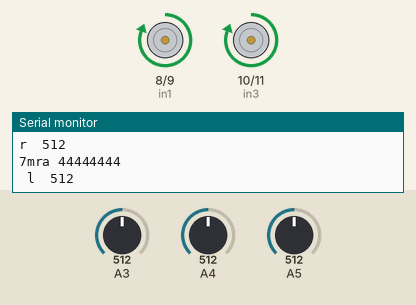
Bench run of a sketch on a simulated Arduino Uno, built with avr-gcc and run on an emulated ATmega328P. Parts: motor-driver pin pairs drawn as motors (green arrow = first pin HIGH = forward, orange = second pin HIGH = backward, longer = more drive), the last lines printed to the serial monitor. The test bench sets the inputs (shaded band); at power-on: A4 = 512, A3 = 512, A5 = 512.

Above: at 1.2 s.
1.3 s: A4 set to 714
4.3 s: A4 set to 738
At 5.1 s:
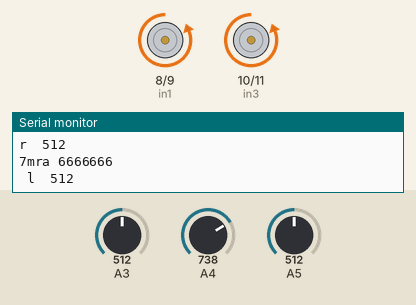
5.8 s: A3 set to 319
7.3 s: A3 set to 290
At 7.9 s:
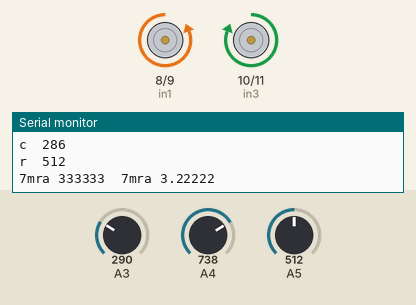
8.8 s: A5 set to 309
10.3 s: A5 set to 293
At 10.7 s:
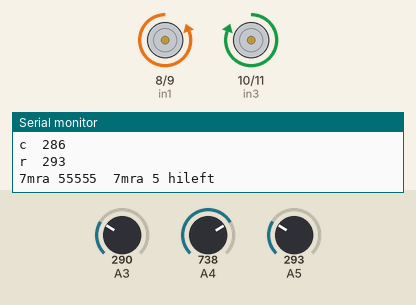
Timing chart, 0 to 12.9 s (numbered marks = the images above; inputs shaded):
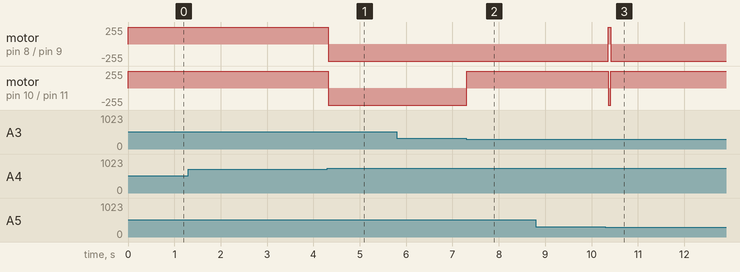

The sketch:

ISA2.ino
```cpp
#define in1 8
#define in2 9
#define in3 10
#define in4 11
int i=0; //counter
int m=0; //counter
int r=A5, c=A4, l=A3 ;
int led = 13;
int S1=5 , S2=3; //Capital S
//int ref=500;
int j=1;  //switcher
void setup() {
Serial.begin(9600);
pinMode(A3,INPUT);
pinMode(A4,INPUT);
pinMode(A5,INPUT);
pinMode(in1, OUTPUT);
pinMode(in2, OUTPUT);
pinMode(in3, OUTPUT);
pinMode(in4, OUTPUT);}
void loop () {
   Serial.print("\n");
   Serial.print(" l  ");
    Serial.println(analogRead(A3));
  Serial.print("c  ");
  Serial.println(1024-analogRead(A4));
  Serial.print("r  ");
  Serial.println(analogRead(A5));
  r=analogRead(A5);
  c=1024-analogRead(A4);
  l=analogRead(A3) ;


  line ();


  }


 void forward ()
  {

  digitalWrite(in1, HIGH);
  digitalWrite(in2, LOW);
  digitalWrite(in3, HIGH);
  digitalWrite(in4, LOW);}
      void back ()
  {

  digitalWrite(in1, LOW);
  digitalWrite(in2,HIGH);
  digitalWrite(in3, LOW);
  digitalWrite(in4, HIGH);}
     void right ()
  {

 digitalWrite(in1, HIGH);
 digitalWrite(in2, LOW);
 digitalWrite(in3, LOW);
 digitalWrite(in4, HIGH);}


      void left ()
 {

  digitalWrite(in1, LOW);
  digitalWrite(in2, HIGH);
  digitalWrite(in3, HIGH);
  digitalWrite(in4, LOW);}


      void Stop ()                //care to 's' char in stop ----> capital
{
  digitalWrite(in1, LOW);
  digitalWrite(in2, LOW);
  digitalWrite(in3, LOW);
  digitalWrite(in4, LOW);}
     void right2 ()

 {
 analogWrite(S1,100);

 digitalWrite(in1, HIGH);
 digitalWrite(in2, LOW);
 digitalWrite(in3, LOW);
 digitalWrite(in4, LOW);}
    void left2 ()
 {
  analogWrite(S2,100);
  digitalWrite(in1, LOW);
  digitalWrite(in2, LOW);
  digitalWrite(in3, HIGH);
  digitalWrite(in4, LOW);}

    void left3 ()
 {
  analogWrite(S2,100);
  analogWrite(S1,80);
  digitalWrite(in1, LOW);
  digitalWrite(in2, HIGH);
  digitalWrite(in3, HIGH);
  digitalWrite(in4, LOW);}
 void line ()
 { if (c>300 &&r<=300 &&l<=300 ||c>300 &&l<=300 &&r>300 || c>300 &&r<=300 &&l>300 )
  {while (c>300 &&r<=300 &&l<=300)
   {

    forward ();
    Serial.print("7mra 1 11111 ");
    break;
    }}
       else if (c<=300 &&r<=300 &&l>300)
       {while (c<=300 &&r<=300 &&l>300)
        {
           Serial.print("7mra 222222  ");
          j=1;
         /*  if (c<=300)
           { while (c<=300)
             { Serial.print("7mra 2.111111  ");
              forward();
             break;}} */
              if (l>300 &&c<=300)
           {  while (l>300 &&c<=300)
             { Serial.print("7mra 2.....222222  ");
              right ();
             break;
              }}


               break;}}
              else if (c<=300 &&l<=300 &&r>300)
               {while  (c<=300 &&l<=300 &&r>300)
               {
          j=2;
          Serial.print("7mra 333333  ");
        /*  if (c<=300)
            {while (c<=300)
             {Serial.print("7mra 3.1111  ");
              forward();
             break;}} */
             if (r>300&&c<=300)
            { while (r>300 &&c<=300)
             {
              Serial.print("7mra 3.22222  ");
              left ();
             break;
              }}

              break;}}
          else  if (c>300 &&r>300 &&l>300)
               {while(c>300 &&r>300 &&l>300)


      {
            if (r>300 &&l>300)
            { while (r>300 &&l>300)
              {forward ();
              break;}}
               Serial.print("7mra 44444444  ");

            break;}
               }

      else  if (c<=300 &&r<=300 &&l<=300)
            { while (c<=300 &&r<=300 &&l<=300)
             {

           Serial.print("7mra 55555  ");
           if (m<45)
          { for (m=0;m<45 &&l<=300;m++)
          { if (l<=300&&j==1)
           {while (l<=300)
          { left ();
           Serial.print("7mra 5 hileft  ");
          break;}}break;}}
          else {
            if (l<=300&&j==1&&m>=45 && m<=135)
           {while (l<=300)
          { right ();
           Serial.print("7mra 5 hileft2  ");
           m++;
          break;}}m=0;}
          if (i<45)
          { for (i=0;i<45 &&r<=300;i++)
          { if (r<=300&&j==2)
           {while (r<=300)
          { right ();
           Serial.print("7mra 5 hiright  ");
          break;}}break;}}
          else {
            if (r<=300&&j==2&&i>=45&&i<=135)
           {while (r<=300)
          { left ();
           Serial.print("7mra 5 hiright2  ");
           i++;
          break;}}i=0;}
        /*  for (i=0;i<1;i++)
          { if (j==2&&r<=300)
          { while (r<=300)
            {right ();
           Serial.print("7mra 5 hiright  ");
           break;}} }*/
            j=1;
            break;}  }
             else {
                 Serial.print("7mra 6666666  ");

                back ();
                delay (50);

                }}
```

Measured:
- the behaviour switches between 723 and 724 on A4 (found by bisection; images 0 and 1)
- the behaviour switches between 301 and 300 on A3 (found by bisection; images 1 and 2)
- after the input at 4.3 s, motor on pin 8 (in1) / pin 9 (in2), motor on pin 10 (in3) / pin 11 (in4): forward 255/255 → backward 255/255 at once
- after the input at 7.3 s, motor on pin 10 (in3) / pin 11 (in4): backward 255/255 → forward 255/255 at once
- after the input at 10.3 s, motor on pin 8 (in1) / pin 9 (in2): backward 255/255 → forward 255/255 after 0.06 s, → backward 255/255 0.06 s later; motor on pin 10 (in3) / pin 11 (in4): forward 255/255 → backward 255/255 after 0.06 s, → forward 255/255 0.06 s later
